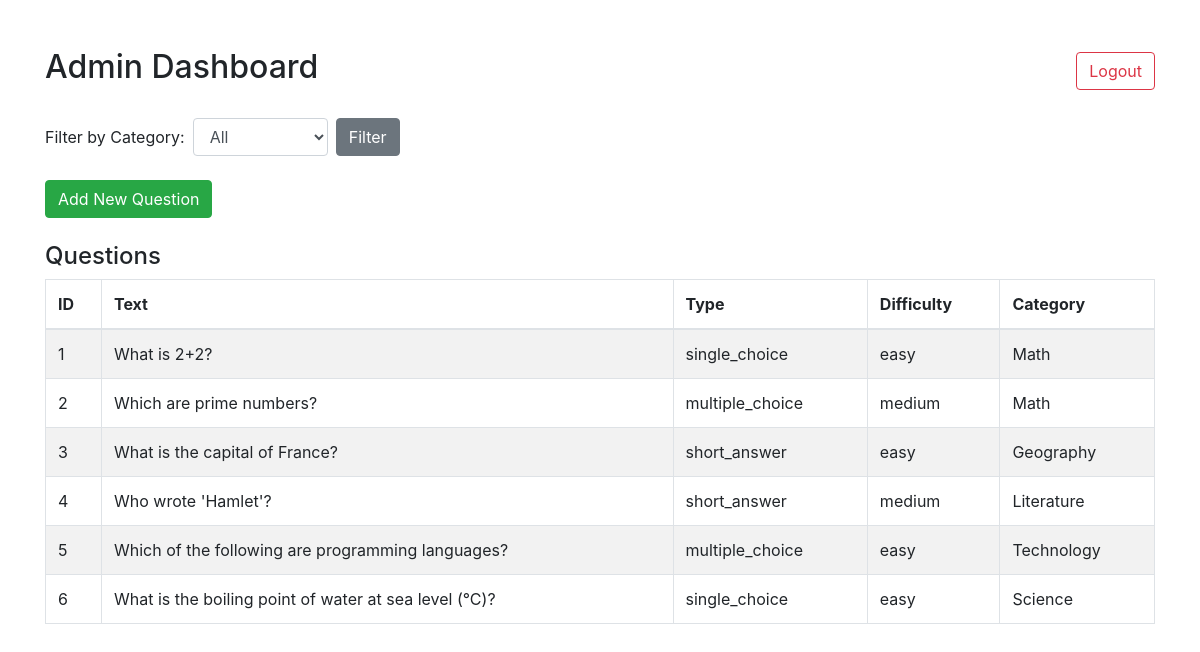
/admin (signed in), run on the app's committed database.
### app.py (models this page shows)
class Question(db.Model):
    id = db.Column(db.Integer, primary_key=True)
    text = db.Column(db.String, nullable=False)
    type = db.Column(db.String, nullable=False)  # 'single_choice', 'multiple_choice', 'short_answer'
    difficulty = db.Column(db.String)
    correct_answer = db.Column(db.String)  # For short_answer
    explanation = db.Column(db.String)
    category = db.Column(db.String)  # New field for category
    options = db.relationship('Option', backref='question', lazy=True)

### app.py (the view)
@app.route('/admin')
@admin_required
def admin_dashboard():
    selected_category = request.args.get('category', '')
    if selected_category:
        questions = Question.query.filter_by(category=selected_category).all()
    else:
        questions = Question.query.all()
    categories = sorted(set(q.category for q in Question.query.all() if q.category))
    return render_template('admin_dashboard.html', questions=questions, categories=categories, selected_category=selected_category)

### app.py (called while the page is built)
def admin_required(f):
    @wraps(f)
    def decorated_function(*args, **kwargs):
        if not session.get('admin_logged_in'):
            return redirect(url_for('admin_login'))
        return f(*args, **kwargs)
    return decorated_function

### templates/admin_dashboard.html (shortened to what this page needs)
<!DOCTYPE html>
<html lang="en">
<head>
    <link rel="stylesheet" href="https://stackpath.bootstrapcdn.com/bootstrap/4.5.2/css/bootstrap.min.css">
</head>
<body>
    <div class="container mt-5">
        <div class="d-flex justify-content-between align-items-center mb-4">
            <h2>Admin Dashboard</h2>
            <a href="{{ url_for('admin_logout') }}" class="btn btn-outline-danger">Logout</a>
        </div>
        <div class="mb-4">
            <form method="get" class="form-inline">
                <label class="mr-2" for="category">Filter by Category:</label>
                <select name="category" id="category" class="form-control mr-2">
                    <option value="">All</option>
                </select>
                <button type="submit" class="btn btn-secondary">Filter</button>
            </form>
        </div>
        <div class="mb-4">
            <a href="{{ url_for('admin_add_question') }}" class="btn btn-success">Add New Question</a>
        </div>
        <h4>Questions</h4>
        <table class="table table-bordered table-striped">
            <thead>
                <tr>
                    <th>ID</th>
                    <th>Text</th>
                    <th>Type</th>
                    <th>Difficulty</th>
                    <th>Category</th>
                </tr>
            </thead>
            <tbody>
                {% for q in questions %}
                <tr>
                    <td>{{ q.id }}</td>
                    <td>{{ q.text }}</td>
                    <td>{{ q.type }}</td>
                    <td>{{ q.difficulty }}</td>
                    <td>{{ q.category }}</td>
                </tr>
                {% endfor %}
            </tbody>
        </table>
    </div>
</body>
</html>

### data on the page
Question: id "1", text "What is 2+2?", type "single_choice", difficulty "easy", category "Math"
Question: id "2", text "Which are prime numbers?", type "multiple_choice", difficulty "medium", category "Math"
Question: id "3", text "What is the capital of France?", type "short_answer", difficulty "easy", category "Geography"
Question: id "4", text "Who wrote 'Hamlet'?", type "short_answer", difficulty "medium", category "Literature"
Question: id "5", text "Which of the following are programming languages?", type "multiple_choice", difficulty "easy", category "Technology"
Question: id "6", text "What is the boiling point of water at sea level (°C)?", type "single_choice", difficulty "easy", category "Science"
